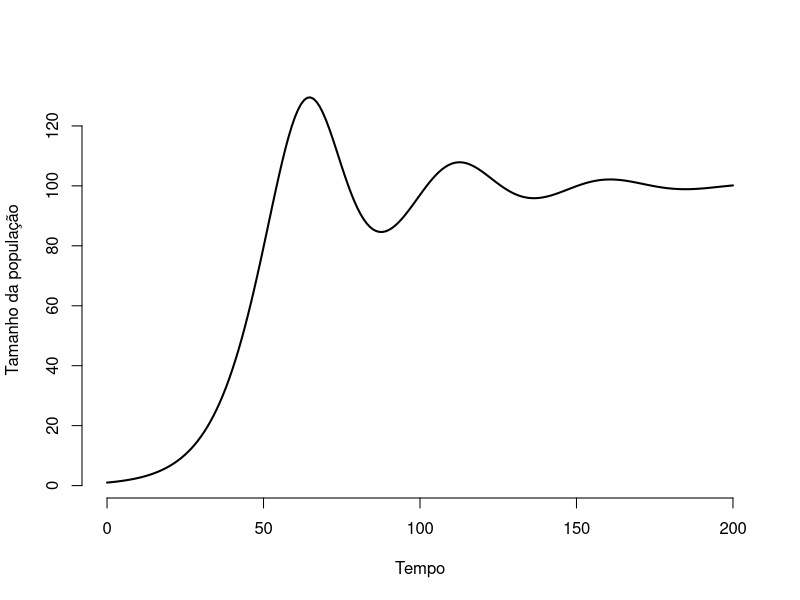
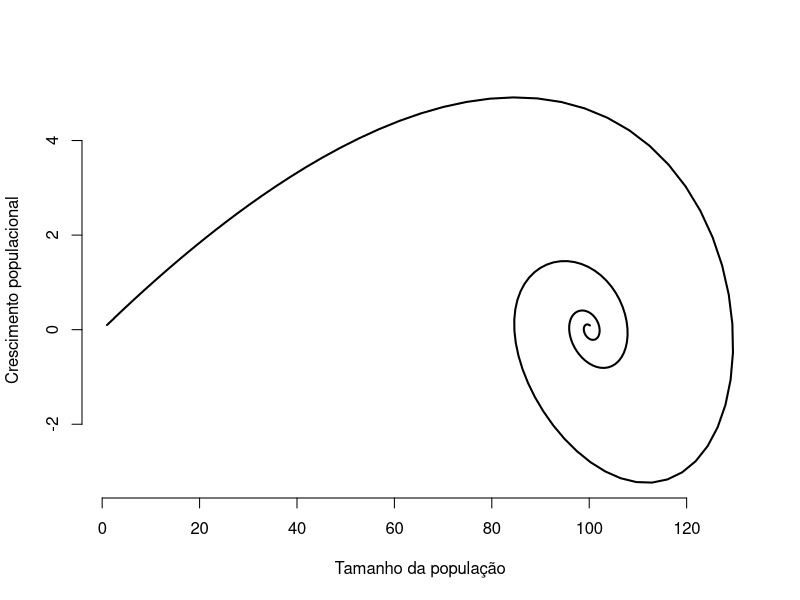
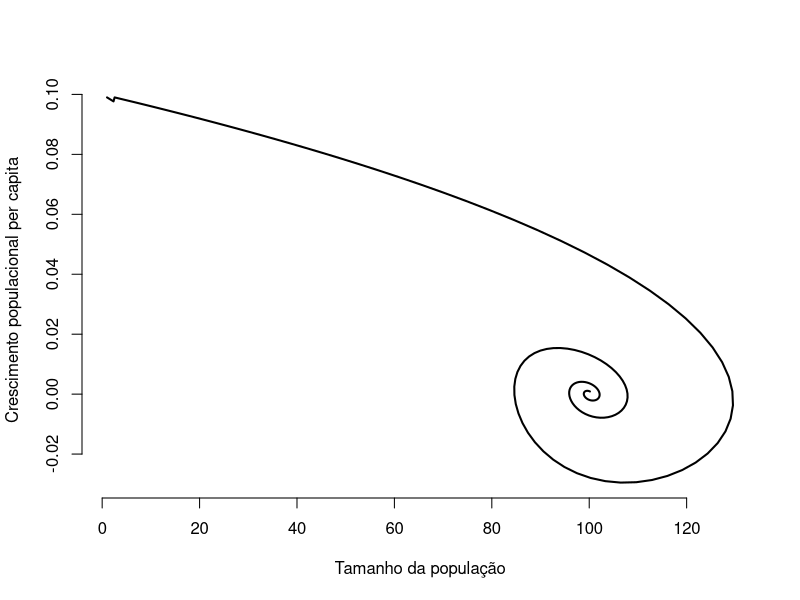
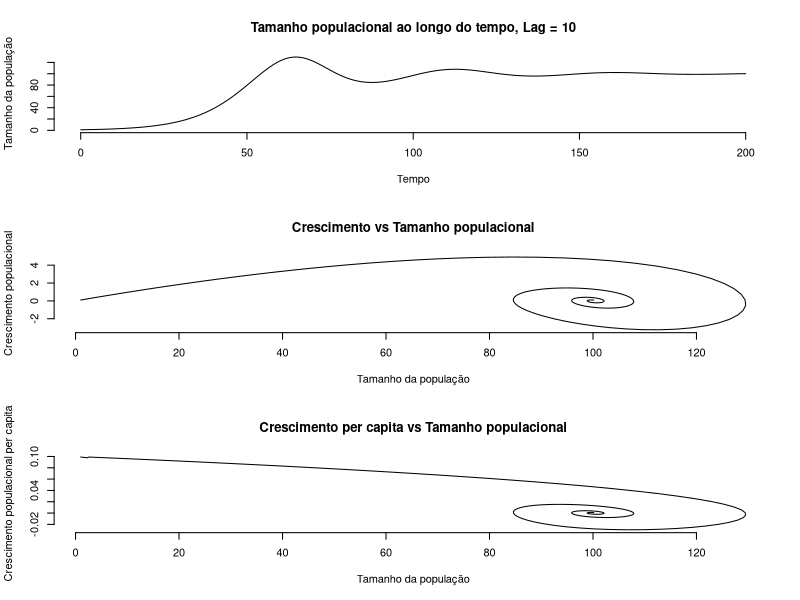
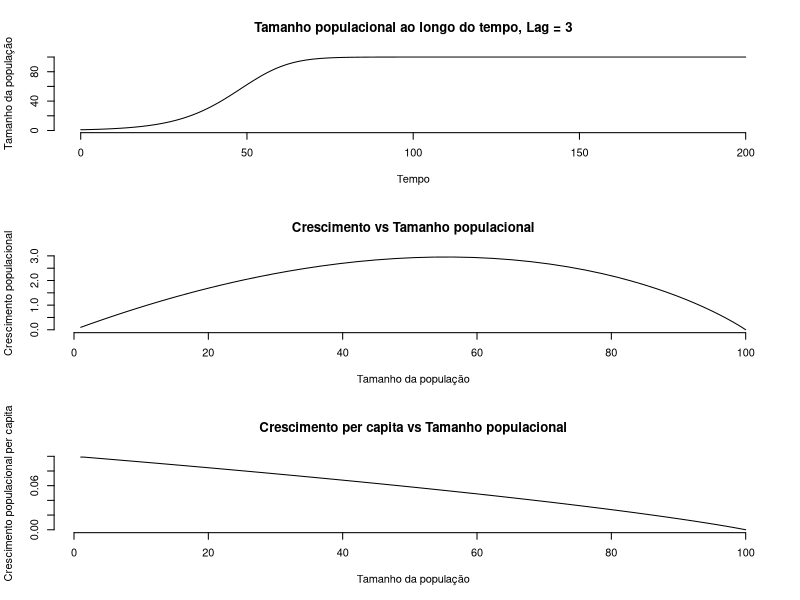
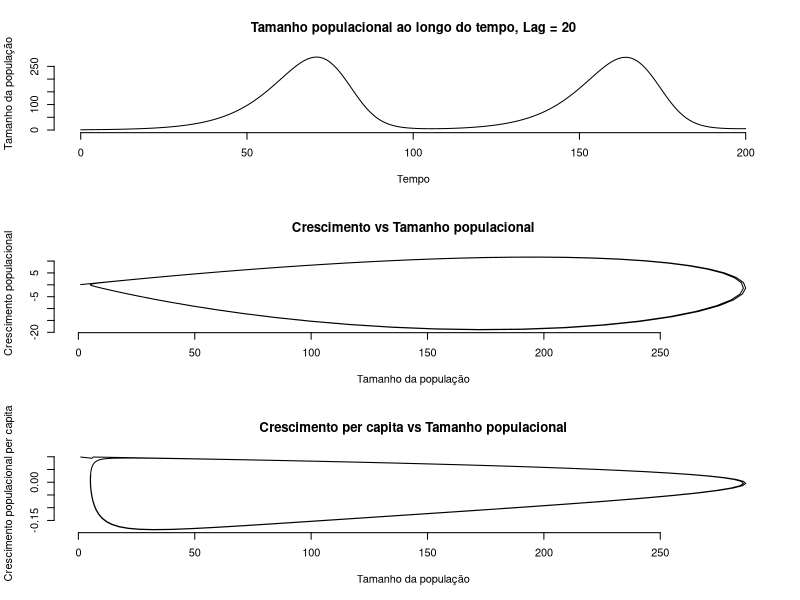

Recreate these plots in R, in order.
#Post
#http://recologia.com.br/2015/01/crescimento-populacional-com-atraso-para-o-efeito-de-dependencia-da-densidade

#Parâmetros de entrada
N0 <- 1 #População inicial
r  <- 0.1 #Taxa de crescimento Populacional
K  <- 100 #Capacidade Suporte
t  <- 200 #Número de gerações
tau<- 20  #Atraso de resposta para o efeito dependente de densidade

simu_loglag<-function(N0=1,r=0.1,K=100,t=200,tau=10) {
    generation = seq(0,t,by=1)
    dNdt = rep(0,0,t)
    population = rep(0,0,t)

    for(i in 1:length(generation)) {
        #Aqui é o inicio da simulação, como não temos nada de população
        #ainda, usamos a população inicial
        if(i == 1){
            population[i] <- N0
            dNdt[i] <- r*population[i]*(1-population[i]/K)
        } else {
            if(i <= tau) {
                #Aqui, é o caso onde o lag ainda é maior que o tamanho da
                #populacao, lembre-se que se a gente tem um lag de 10, até o
                #tempo 10, não da para olhar 10 tempos atrás, diminuir 10 do
                #i, então a gente tem que usar o crescimento sem lag no
                #começo
                population[i] <- population[i-1]+dNdt[i-1]
                dNdt[i] = r*population[i]*(1-population[i]/K)
             } else {
                 population[i] = population[i-1]+dNdt[i-1]
                 dNdt[i] = r*population[i]*(1-population[i-tau]/K)
             }
        }
    }
    saida<-data.frame(generation,population,dNdt)
    return(saida)
}


simu_lag10<-simu_loglag(tau=10)

#
plot(population~generation,xlab="Tempo",ylab="Tamanho da população",
     data=simu_lag10,type="l",lwd=2,frame=F)

#
plot(dNdt~population,xlab="Tamanho da população",
     ylab="Crescimento populacional",data=simu_lag10,type="l",lwd=2,frame=F)

#
plot((dNdt/population)~population,data=simu_lag10,type="l",lwd=2,frame=F,
     xlab="Tamanho da população",ylab="Crescimento populacional per capita")

#Lag = 10
layout(matrix(1:3,ncol=1,nrow=3))
plot(population~generation,xlab="Tempo",ylab="Tamanho da população",
     data=simu_lag10,type="l",lwd=1,frame=F,
     main="Tamanho populacional ao longo do tempo, Lag = 10")
plot(dNdt~population,xlab="Tamanho da população",
     ylab="Crescimento populacional",data=simu_lag10,type="l",lwd=1,frame=F,
     main="Crescimento vs Tamanho populacional")
plot((dNdt/population)~population,data=simu_lag10,type="l",lwd=1,frame=F,
     xlab="Tamanho da população",ylab="Crescimento populacional per capita"
     ,main="Crescimento per capita vs Tamanho populacional")

#Lag = 3
simu_lag3<-simu_loglag(tau=3)
layout(matrix(1:3,ncol=1,nrow=3))
plot(population~generation,xlab="Tempo",ylab="Tamanho da população",
     data=simu_lag3,type="l",lwd=1,frame=F,
     main="Tamanho populacional ao longo do tempo, Lag = 3")
plot(dNdt~population,xlab="Tamanho da população",
     ylab="Crescimento populacional",data=simu_lag3,type="l",lwd=1,frame=F,
     main="Crescimento vs Tamanho populacional")
plot((dNdt/population)~population,data=simu_lag3,type="l",lwd=1,frame=F,
     xlab="Tamanho da população",ylab="Crescimento populacional per capita"
     ,main="Crescimento per capita vs Tamanho populacional")

#Lag = 20
simu_lag20<-simu_loglag(tau=20)
layout(matrix(1:3,ncol=1,nrow=3))
plot(population~generation,xlab="Tempo",ylab="Tamanho da população",
     data=simu_lag20,type="l",lwd=1,frame=F,
     main="Tamanho populacional ao longo do tempo, Lag = 20")
plot(dNdt~population,xlab="Tamanho da população",
     ylab="Crescimento populacional",data=simu_lag20,type="l",lwd=1,frame=F,
     main="Crescimento vs Tamanho populacional")
plot((dNdt/population)~population,data=simu_lag20,type="l",lwd=1,frame=F,
     xlab="Tamanho da população",ylab="Crescimento populacional per capita"
     ,main="Crescimento per capita vs Tamanho populacional")
